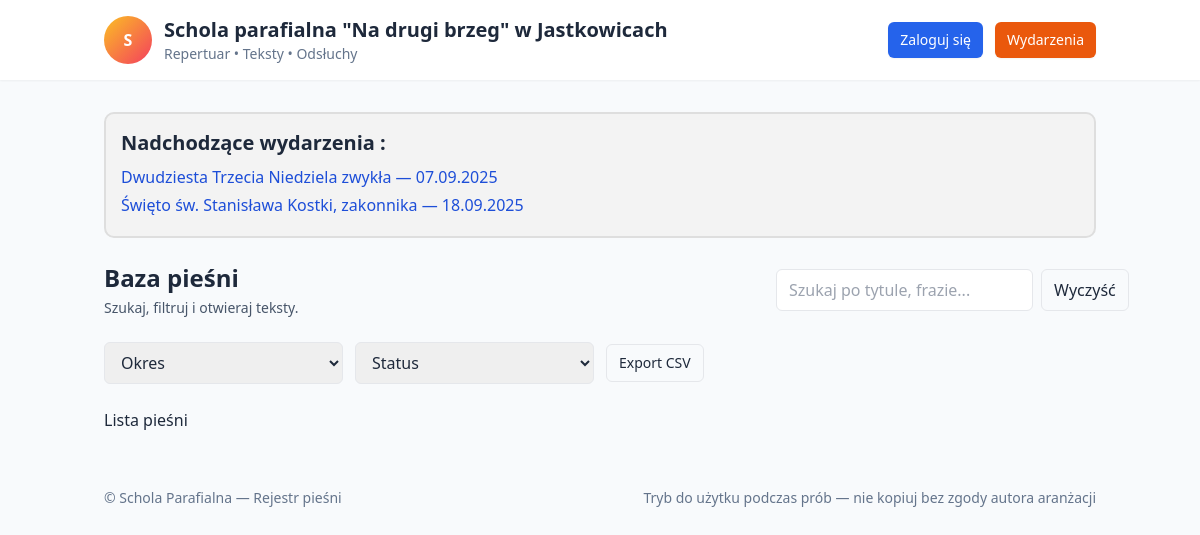
The page / on the database its author committed.
### tables this page shows
CREATE TABLE `events` (
  `id` int(11) NOT NULL,
  `title` varchar(255) NOT NULL,
  `description` text DEFAULT NULL,
  `event_date` date DEFAULT NULL,
  `repertoire` text DEFAULT NULL,
  `created_at` timestamp NOT NULL DEFAULT current_timestamp()
);

### index.php (the view, shortened to what this page needs)
<?php
$logged_in = isset($_SESSION['user_logged_in']) && $_SESSION['user_logged_in'] === true;
include 'db_connection.php';
$events_query = "
    SELECT * FROM events
    WHERE event_date BETWEEN DATE_SUB(event_date, INTERVAL 14 DAY) AND event_date + INTERVAL 1 DAY
    ORDER BY event_date ASC
    LIMIT 5
";
$events_result = $conn->query($events_query);
?>
<!doctype html>
<html lang="pl">
<head>
  <script src="https://cdn.tailwindcss.com"></script>
  <link rel="stylesheet" href="https://cdnjs.cloudflare.com/ajax/libs/font-awesome/6.4.0/css/all.min.css" />
</head>
<body class="bg-slate-50 text-slate-800 min-h-screen antialiased">
  <header class="bg-white/90 backdrop-blur sticky top-0 z-40 shadow-sm">
    <div class="max-w-5xl mx-auto px-4 py-4 flex items-center justify-between">
      <div class="flex items-center gap-3">
        <div class="w-12 h-12 rounded-full bg-gradient-to-br from-amber-400 to-rose-500 flex items-center justify-center text-white font-bold">S</div>
        <div>
          <h1 class="text-xl font-semibold">Schola parafialna "Na drugi brzeg" w Jastkowicach</h1>
          <p class="text-sm text-slate-500">Repertuar • Teksty • Odsłuchy</p>
        </div>
      </div>
      <div class="flex items-center gap-3">
        <?php if ($logged_in): ?>
          <a href="add_song.php" class="inline-flex items-center gap-2 px-3 py-2 rounded-md bg-emerald-600 text-white text-sm shadow-sm hover:bg-emerald-700">Dodaj pieśń</a>
          <a href="logout.php" class="inline-flex items-center gap-2 px-3 py-2 rounded-md bg-red-600 text-white text-sm shadow-sm hover:bg-red-700 ml-2">Wyloguj się</a>
          <a href="events.php" class="inline-flex items-center gap-2 px-3 py-2 rounded-md bg-orange-600 text-white text-sm shadow-sm hover:bg-orange-700">Wydarzenia</a>
		  <a href="events_create.php" class="inline-flex items-center gap-2 px-3 py-2 rounded-md bg-gray-500 text-white text-sm shadow-sm hover:bg-gray-600">Dodaj wydarzenie</a>
		<?php else: ?>
          <a href="login.php" class="inline-flex items-center gap-2 px-3 py-2 rounded-md bg-blue-600 text-white text-sm shadow-sm hover:bg-blue-700">Zaloguj się</a>
		  <a href="events.php" class="inline-flex items-center gap-2 px-3 py-2 rounded-md bg-orange-600 text-white text-sm shadow-sm hover:bg-orange-700">Wydarzenia</a>
		<?php endif; ?>
      </div>
    </div>
  </header>
  <main class="max-w-5xl mx-auto px-4 py-8">
<div class="upcoming-events mb-6">
    <h2 class="text-xl font-semibold mb-2">Nadchodzące wydarzenia :</h2>
    <?php if ($events_result->num_rows > 0): ?>
        <ul>
            <?php while($event = $events_result->fetch_assoc()): ?>
                <?php
                    $eventId = $event['id'];
                    $eventTitle = htmlspecialchars($event['title']);
                    $eventDate = date('d.m.Y', strtotime($event['event_date']));
                ?>
                <li class="mb-1">
                    <a href="event_view.php?id=<?= $eventId ?>" class="text-blue-700 hover:underline font-medium">
                        <?= $eventTitle ?> — <?= $eventDate ?>
                    </a>
                </li>
            <?php endwhile; ?>
        </ul>
    <?php else: ?>
        <p class="text-slate-500">Brak nadchodzących wydarzeń.</p>
    <?php endif; ?>
</div>
    <section class="mb-6 grid grid-cols-1 md:grid-cols-3 gap-4 items-center">
	  <div class="md:col-span-2">
        <h2 class="text-2xl font-semibold">Baza pieśni</h2>
        <p class="text-sm text-slate-600 mt-1">Szukaj, filtruj i otwieraj teksty.</p>
      </div>
      <div class="flex gap-2 items-center">
        <input id="search" type="search" placeholder="Szukaj po tytule, frazie..." class="flex-1 px-3 py-2 rounded-md border focus:outline-none" />
        <button id="clearSearch" class="px-3 py-2 rounded-md border">Wyczyść</button>
      </div>
    </section>
    <section class="mb-6 grid grid-cols-1 md:grid-cols-4 gap-3">
      <select id="periodFilter" class="col-span-1 md:col-span-1 px-3 py-2 rounded-md border">
        <option value="">Okres</option>
      </select>
      <select id="statusFilter" class="col-span-1 px-3 py-2 rounded-md border">
        <option value="">Status</option>
      </select>
      <div class="flex gap-2 items-center">
        <button id="exportBtn" class="px-3 py-2 rounded-md border text-sm">Export CSV</button>
      </div>
    </section>
    <section>
      <h1>Lista pieśni</h1>
    </section>
  </main>
  <footer class="max-w-5xl mx-auto px-4 py-6 text-sm text-slate-500 flex justify-between">
    <div>© Schola Parafialna — Rejestr pieśni</div>
    <div>Tryb do użytku podczas prób — nie kopiuj bez zgody autora aranżacji</div>
  </footer>
</body>
</html>

### index.php (style rules this page uses)
.upcoming-events { border: 2px solid #dedede; background-color: #f3f3f3; padding: 15px; border-radius: 10px; }

### rows shown on the page
events: title "Dwudziesta Trzecia Niedziela zwykła", event_date "07.09.2025"
events: title "Święto św. Stanisława Kostki, zakonnika", event_date "18.09.2025"
